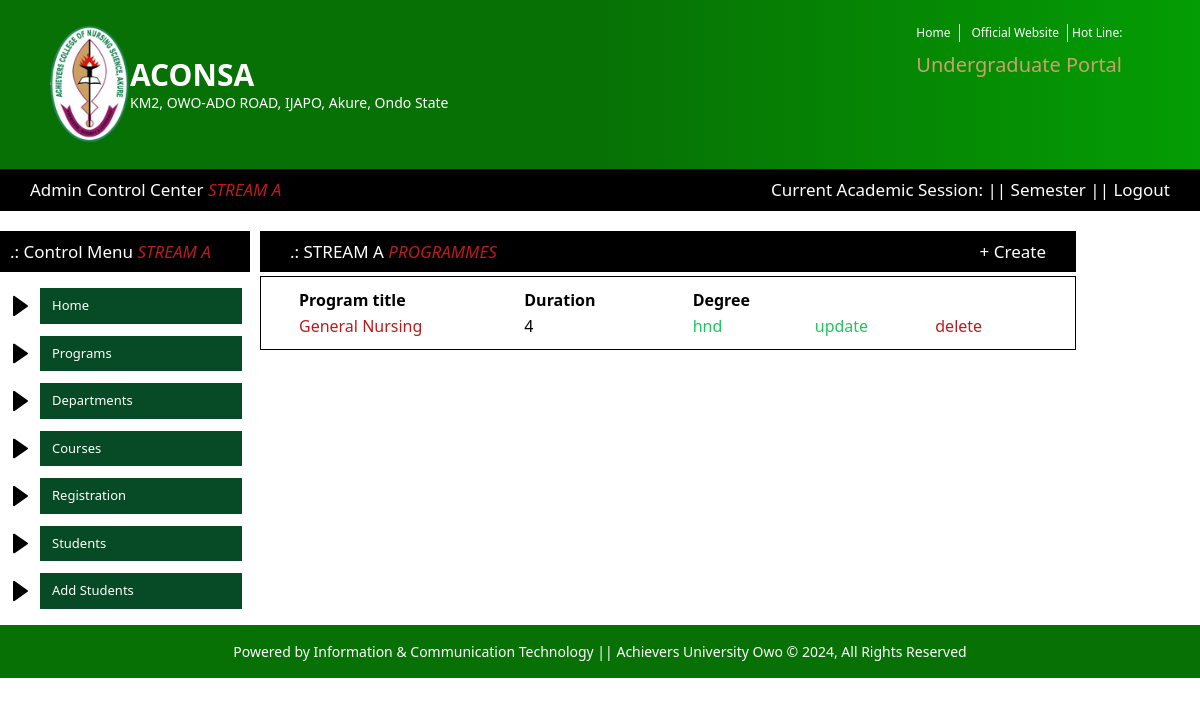
The page /instructor/programmes/ (signed in) on the database its author committed.
### stream_a/models.py (models this page shows, shortened)
class Programme(ProgrammeBase):
    department = models.ForeignKey(Department, on_delete=models.CASCADE, null=True, blank=True)

### common/views.py (the view, shortened to what this page needs)
# urls.py: path('instructor/programmes/', views.adminProgrammeManagement, name='instructor_programme_dashboard'),
@login_required
@user_passes_test(is_instructor, login_url="/404")
def adminProgrammeManagement(request):
    if request.user.is_authenticated:
        user = request.user
        instructor = get_object_or_404(Instructor, user=user)
        activeStream = instructor.preferred_stream
        if activeStream == "":
            messages.error(request, 'Stream is not set')
            redirect("/404")
        Models = ModelA if activeStream == "a" else ModelB
        programmes = Models.Programme.objects.all()
        return render(
            request,
            "admin/admin_program_management.html",
            {
                "programmes": programmes,
                "department": "ACONSA Instructor",
                "allDepts":Models.Department.objects.all(),
                "stream": activeStream,
            },
        )

### common/views.py (called while the page is built)
def is_instructor(user):
    return user.user_type == "instructor"

### templates/admin/admin_program_management.html (shortened to what this page needs)
{% load static %}
<!DOCTYPE html>
<html lang="en">
<head>
    <script src="https://cdn.tailwindcss.com"></script>
</head>
<body>
    <header class="relative flex justify-between item-center bg-gradient-to-r px-[20px] lg:px-[70px] py-6 from-[#077105] via-[#077105] to-[#049d04]">
        <a href="/instructor/dashboard/" class="flex -gap-1 items-center -ml-2 lg:-ml-5">
            <img src="{% static '/assets/achievers.png' %}" class="w-[40px] lg:w-20 " alt="">
            <div class="text-[#fff]">
                <h1 class="text-xl lg:text-3xl text-red font-bold ">ACONSA</h1>
                <h5 class="text-sm lg:text-md">KM2, OWO-ADO ROAD, IJAPO, Akure, Ondo State</h5>
            </div>
        </a>
        <div>
            <div class="text-[12px] text-[#ffffff] flex flex-row gap-1">
                <a class="border-r border-white border-solid px-2 hover:text-[#000000] hover:underline" href="/instructor/dashboard">Home</a>
                <a href="https://achieversnursingcollegeakure.edu.ng/" class="border-r border-white border-solid px-2 hover:text-[#000000] hover:underline">Official Website</a>
                <span class="cursor-pointer hover:text-[#000000] hover:underline">Hot Line: </span>
            </div>
            <div class="mt-2">
                <span class="text-[#caa16b] text-[20px] px-2">Undergraduate Portal</span>
            </div>
        </div>
    </header>
    <main>
        <div class='bg-[#000000] text-white text-[17px] py-2 px-[10px] lg:px-[30px] flex flex-row justify-between'>
            <div class>
                <span>Admin Control Center <i class="text-red-700">STREAM {{stream | upper}}</i></span>
            </div>
            <div>
                <span>Current Academic Session: {{sess}} ||</span>
                <span>{{semes}} Semester  ||</span>
                <a href="/accounts/logout/">Logout</a>
            </div>
        </div>
        <div class="flex flex-row gap-[10px]">
            <div class="w-[250px] mt-[20px]">
                <h3 class="bg-[#000000] text-white text-[17px] py-2 px-[10px] lg:px-[10px]">.: Control Menu  <i class="text-red-700">STREAM {{stream | upper}}</i></h3>
                <div class="pt-4 px-2 flex flex-col gap-3">
                    <div class="flex flex-row gap-2 align-center">
                        <img src="{% static './assets/bxs-right-arrow.svg' %}" alt="">
                        <a href="/instructor/dashboard/" class="px-3 bg-[#064b25] text-[#ffffff] py-2 w-[100%] text-[13px] hover:bg-[#ffffff] hover:border-solid hover:border-[#064b25] hover:border-[2px] hover:text-[#064b25]">Home</a>
                    </div>
                    <div class="flex flex-row gap-2 align-center">
                        <img src="{% static './assets/bxs-right-arrow.svg' %}" alt="">
                        <a href="/instructor/programmes/" class="px-3 bg-[#064b25] text-[#ffffff] py-2 w-[100%] text-[13px] hover:bg-[#ffffff] hover:border-solid hover:border-[#064b25] hover:border-[2px] hover:text-[#064b25]">Programs</a>
                    </div>
                    <div class="flex flex-row gap-2 align-center">
                        <img src="{% static './assets/bxs-right-arrow.svg' %}" alt="">
                        <a href="/instructor/departments/" class="px-3 bg-[#064b25] text-[#ffffff] py-2 w-[100%] text-[13px] hover:bg-[#ffffff] hover:border-solid hover:border-[#064b25] hover:border-[2px] hover:text-[#064b25]">Departments</a>
                    </div>
                    <div class="flex flex-row gap-2 align-center">
                        <img src="{% static './assets/bxs-right-arrow.svg' %}" alt="">
                        <a href="/instructor/courses/" class="px-3 bg-[#064b25] text-[#ffffff] py-2 w-[100%] text-[13px] hover:bg-[#ffffff] hover:border-solid hover:border-[#064b25] hover:border-[2px] hover:text-[#064b25]">Courses</a>
                    </div>
                    <div class="flex flex-row gap-2 align-center">
                        <img src="{% static './assets/bxs-right-arrow.svg' %}" alt="">
                        <a href="/instructor/student/management/" class="px-3 bg-[#064b25] text-[#ffffff] py-2 w-[100%] text-[13px] hover:bg-[#ffffff] hover:border-solid hover:border-[#064b25] hover:border-[2px] hover:text-[#064b25]">Registration</a>
                    </div>
                    <div class="flex flex-row gap-2 align-center">
                        <img src="{% static './assets/bxs-right-arrow.svg' %}" alt="">
                        <a href="/instructor/programmes/" class="px-3 bg-[#064b25] text-[#ffffff] py-2 w-[100%] text-[13px] hover:bg-[#ffffff] hover:border-solid hover:border-[#064b25] hover:border-[2px] hover:text-[#064b25]">Students</a>
                    </div>
                    <div class="flex flex-row gap-2 align-center">
                        <img src="{% static './assets/bxs-right-arrow.svg' %}" alt="">
                        <a href="/instructor/add_student/" class="px-3 bg-[#064b25] text-[#ffffff] py-2 w-[100%] text-[13px] hover:bg-[#ffffff] hover:border-solid hover:border-[#064b25] hover:border-[2px] hover:text-[#064b25]">Add Students</a>
                    </div>
                </div>
            </div>
            <div class='w-[68%]'>
                <div class='mt-[20px] bg-[#000000] flex flex-row justify-between  text-white text-[17px] py-2 px-[10px] lg:px-[30px] flex flex-row gap-2 items-center'>
                    <span class="uppercase">.: STREAM {{stream | upper}} <i class="text-red-700">Programmes</i></span>
                    <div class="features flex flex-row gap-8">
                        <div class="">
                            <button onclick="handleCreateModal()" class="">+ Create</button>
                        </div>
                    </div>
                </div>
                <div class='mt-1 border-[1px] border-[#000] px-[30px] py-[10px]'>
                    <div class="">
                        <table class='table'>
                            <thead class='thead'>
                                <tr class=''>
                                    <th class='theadtrtd w-[328px] px-2 text-left'>Program title</th>
                                    <th class='theadtrtd w-[228px] px-2 text-left'>Duration</th>
                                    <th class='theadtrtd w-[158px] px-2 text-left'>Degree</th>
                                    <th class='theadtrtd w-[158px] px-2 text-left'></th>
                                    <th class='theadtrtd w-[158px] px-2 text-left'></th>
                                </tr>
                            </thead>
                            <tbody class='tbody '>
                            {% for programme in programmes %}
                                <tr class='tbodytr'>
                                    <td class='w-[328px] px-2 capitalize'><a class="text-red-700 hover:underline" href="/instructor/programmes/{{programme.id}}/">{{programme.name}}</a></td>
                                    <td class='w-[228px] px-2'>{{programme.duration}}</td>
                                    <td class='w-[158px] px-2 text-green-500'>{{programme.degree}}</td>
                                    <td class='w-[158px] px-2 text-green-500'><button onclick="handleUpdateModal('{{programme.name}}', '{{programme.duration}}', '{{programme.degree}}', '{{programme.id}}')">update</button></td>
                                    <td class='w-[158px] px-2'><button class="text-red-700" onclick="handleDeletePopOut('/instructor/programmes/delete/{{programme.id}}', '{{programme.name}}')">delete</button></td>
                                </tr>
                            {% endfor %}
                            </tbody>
                        </table>
                    </div>
                </div>
            </div>
        </div>
    </main>
    <footer class='mt-4 bg-[#077105] text-[#fff] text-[14px] py-4 text-center'>
        Powered by Information & Communication Technology || Achievers University Owo &copy 2024, All Rights Reserved
    </footer>
</body>
</html>

### rows shown on the page
Programme: name "General Nursing", duration "4", degree "hnd"

### other values the page prints
{{ stream | upper }} "A"
